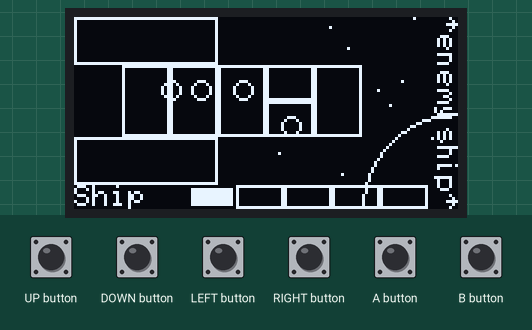
The sketch below on a simulated Arduboy, built with avr-gcc and run on an emulated ATmega32U4. On the bench: 128×64 one-colour display. The test bench sets the inputs (shaded band). Random numbers use the default seed unless the sketch sets one.

Above: at 1.2 s.
1.3 s: UP button pressed for 0.15 s
At 3.5 s:
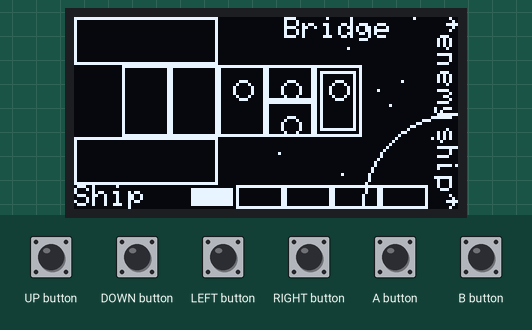
4.2 s: UP button pressed for 1 s
At 5.8 s:
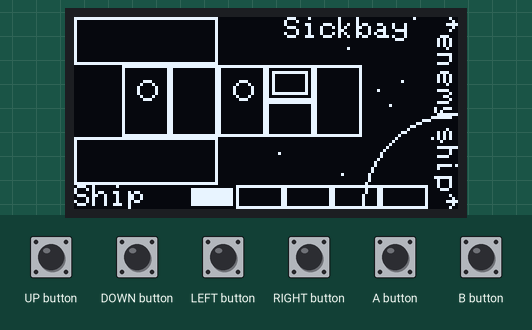
7.5 s: UP button pressed for 0.15 s
At 7.74 s:
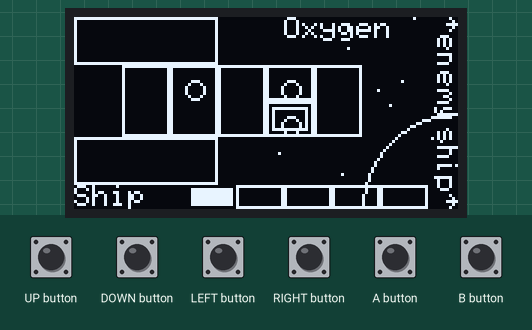
8.2 s: UP button pressed for 0.15 s
At 8.41 s:
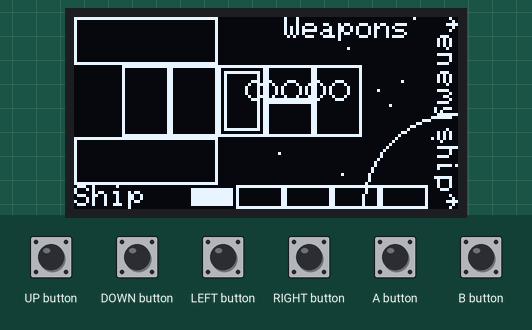
11.3 s: UP button pressed for 1 s
At 11.7 s:
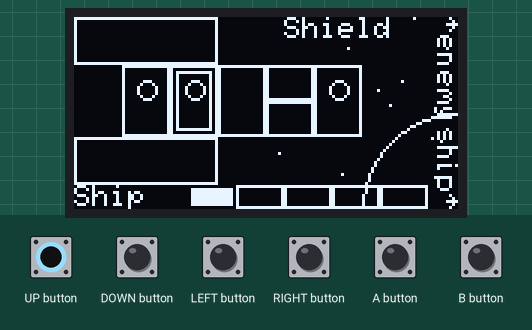
13.9 s: UP button pressed for 0.15 s
At 14.22 s:
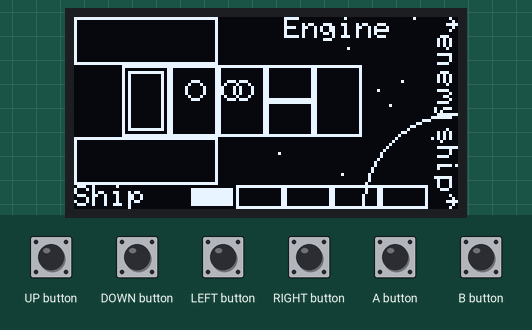
Timing chart, 0 to 16.9 s (numbered marks = the images above; inputs shaded):
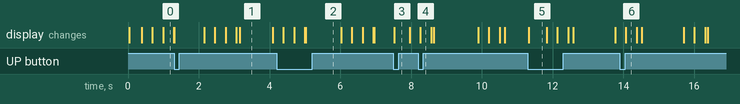

The sketch:

sFTL.ino
```cpp
/*
(slightly)Faster than Light
*/
#include "system.h"
#include "game.h"
#include "sprites.h"
System ab;
Game game(ab);

void setup()
{
	ab.begin();
  	Serial.begin(9600);

  	/*
  	int8_t logoY=-64;
  	while(logoY++ < 64)
  	{
  		while(!ab.nextFrame())	{	};

  		ab.fillRect(0,-1,128,logoY,0);
  		ab.drawCompressed(0,min(logoY,0),uiLogo,1);
  		ab.display();
  	}
  	*/
}

void loop()
{
	if(!ab.nextFrame())
		return;
	ab.pollButtons();

	game.step();
	game.draw();

	ab.screenSend();

	ab.display();
}
```

People.h
```cpp
#pragma once
#include "ardutils\Collections.h"
#include "strings.h"
#include "types.h"
#include "system.h"
#include "ship.h"

class Peep
{
private:
	System *ab;
	Ship *ship;

	Species species;

	BytePoint position;
	BytePoint destination;

	int8_t count = 10;

	uint8_t roomID = 0;

	//Stats!
	//Stat statFixing = Stat(1,0,5);
	//Stat statPilot = Stat(1,0,5);
	//Stats!
public:
	char name[8];

	ByteClamped hp = ByteClamped(100,0,100);

	bool alive = false;

	Peep(void) = default;
	Peep(System &ab,Ship &ship);

	Species getSpecies();

	void setPos(uint8_t x,uint8_t y);
	BytePoint getPos();

	void setDestination(uint8_t x,uint8_t y);
	void setDestination(ShipRoom room);

	void update();
	void reset();
	void draw(bool selected,int8_t offset);
};
using PeepList = Ardutils::List<Peep, 10>;

Peep::Peep(System &ab,Ship &ship)
{
	this->ab = &ab;
	this->ship = &ship;
	alive = true;
	reset();
}

void Peep::update()
{
	ShipRoom roomData;
	bool moved = false;

	/* test code */
	--count;
	if((count < 0) && (destination == position))		//If standing still, walk to a random room
	{
		roomID = random(0,6);	//Pick random room
		//roomID = ship->roomIDFromType(RoomType::bridge);	//Spawn on the bridge
		roomData = ship->roomFromID(roomID);
		setDestination(roomData.shape.X+8,roomData.shape.Y+8);
		count = 120;
	}
	/* test code */

	//Manhattan distances, ho!
	if(destination.Y != position.Y)	//Solve Y first, then X.
	{
		if(position.Y > destination.Y)
			position.Y--;
		else
			position.Y++;
		moved = true;
	}
	else if(destination.X != position.X)
	{
		if(position.X > destination.X)
			position.X--;
		else
			position.X++;
		moved = true;
	}
	//As long as ship designs stay rectangley, they shouldn't walk out of bounds
	if(moved)
	{
		roomID = ship->roomIDFromPoint(position);
		roomData = ship->roomFromID(roomID);
	}
}

void Peep::reset()
{
	roomID = random(0,6);	//ship->roomIDFromType(RoomType::bridge);	//Spawn on the bridge
	ShipRoom roomData;
	roomData = ship->roomFromID(roomID);
	position.X = roomData.shape.X + (roomData.shape.Width / 2);
	position.Y = roomData.shape.Y + (roomData.shape.Height / 2);
	setDestination(position.X,position.Y);

	strcpy_P(name, (char*)pgm_read_word(&(nameCrew[random(5)])));
}

void Peep::setPos(uint8_t x,uint8_t y)
{
	this->position.X = x;
	this->position.Y = y;
}

BytePoint Peep::getPos()
{
	return position;
}

void Peep::setDestination(uint8_t x,uint8_t y)
{
	this->destination = BytePoint(x,y);
}
void Peep::setDestination(ShipRoom room)
{
	this->destination = BytePoint(room.shape.X,room.shape.Y);
}

Species Peep::getSpecies()
{
	return species;
}

void Peep::draw(bool selected,int8_t offset)
{
	if(alive)
	{
		ab->drawCircle(position.X + offset,position.Y,3);
		if(selected)
			ab->drawCircle(position.X + offset,position.Y,5);
	}
}

class PeepControl
{
private:
	Ship *ship;
	System *ab;
	PeepList peeps;

public:
	PeepControl(System &ab,Ship &ship);

	void getName(uint8_t id,char *name);

	void add();
	void kill(uint8_t id);

	uint8_t GetPeepCount();

	void setup(System &ab,Ship &ship);
	void step();
	void draw(int8_t selected,int16_t offset);
};
PeepControl::PeepControl(System &ab,Ship &ship)
{
	this->ab = &ab;
	this->ship = &ship;
};

void PeepControl::getName(uint8_t id,char *name)
{
	if(id<peeps.GetCount())
	{
		//return peeps[id].name;
		strcpy(name,peeps[id].name);
	}
};

uint8_t PeepControl::GetPeepCount()
{
	return peeps.GetCount();
}

void PeepControl::add()
{
	peeps.Add(Peep(*ab,*ship));
};

void PeepControl::kill(uint8_t id)
{
	peeps.RemoveAt(id);
}

void PeepControl::step()
{
	for(uint8_t i=0; i<peeps.GetCount(); ++i)
	{
		peeps[i].update();

		if(peeps[i].alive == false)
			kill(i);
	}
}

void PeepControl::draw(int8_t selected,int16_t offset)
{
	for(uint8_t i=0; i<peeps.GetCount(); ++i)
	{
		peeps[i].draw(i==selected,offset);
	}
}
```

Collections.h
```cpp
#include "Collections/Collections.h"
```

Collections.h
```cpp
#include "List.h"
#include "Stack.h"
#include "Queue.h"
```

List.h
```cpp
#pragma once
#include <stdint.h>

#include "..\Debug.h"

//
// Declaration
//

namespace Ardutils
{
	template <typename TItem, int8_t Capacity>
	class List
	{
	public:
		static_assert(Capacity > 0, "Attempt to instantiate List with Capacity less than 1");

	private:
		TItem items[Capacity];
		int8_t next;

	public:
		List(void);

		int8_t GetCount(void) const; // O(1)
		int8_t GetCapacity(void) const; // O(1)

		bool Add(const TItem & item); // O(1)
		void Remove(const TItem & item); // O(n)
		void RemoveAt(const int8_t index); // O(n)

		void Clear(void); // O(n)
		bool Contains(const TItem & item) const; // O(n)

		// Returns -1 if item not found
		int8_t IndexOf(const TItem & item) const; // O(n)

		TItem & operator [] (const uint8_t index); // O(1)
		const TItem & operator [] (const uint8_t index) const; // O(1)
	};
}


//
// Definition
//

template <typename TItem, int8_t Capacity>
Ardutils::List<TItem, Capacity>::List(void) :
	next(0)
{
}

template <typename TItem, int8_t Capacity>
int8_t Ardutils::List<TItem, Capacity>::GetCount(void) const // O(1)
{
	return this->next;
}

template <typename TItem, int8_t Capacity>
int8_t Ardutils::List<TItem, Capacity>::GetCapacity(void) const // O(1)
{
	return Capacity;
}

template <typename TItem, int8_t Capacity>
bool Ardutils::List<TItem, Capacity>::Add(const TItem & item) // O(1)
{
	if (this->next == Capacity)
		return false;

	this->items[this->next] = item;
	++this->next;
	return true;
}

template <typename TItem, int8_t Capacity>
void Ardutils::List<TItem, Capacity>::Remove(const TItem & item) // O(n)
{
	auto index = this->indexOf(item);
	if (index != -1)
		this->removeAt(index);
}

template <typename TItem, int8_t Capacity>
void Ardutils::List<TItem, Capacity>::RemoveAt(const int8_t index) // O(n)
{
	DEBUG_ASSERT(index >= 0);
	DEBUG_ASSERT(index < Capacity);
	DEBUG_ASSERT(index < this->next);

	for (uint8_t i = index; i < this->next; ++i)
		this->items[i] = this->items[i + 1];
	--this->next;
}

template <typename TItem, int8_t Capacity>
void Ardutils::List<TItem, Capacity>::Clear(void) // O(n)
{
	for (uint8_t i = 0; i < this->next; ++i)
		this->items[i] = TItem();
	this->next = 0;
}

template <typename TItem, int8_t Capacity>
bool Ardutils::List<TItem, Capacity>::Contains(const TItem & item) const // O(n)
{
	return this->indexOf(item) != -1;
}

template <typename TItem, int8_t Capacity>
int8_t Ardutils::List<TItem, Capacity>::IndexOf(const TItem & item) const // O(n)
{
	for (uint8_t i = 0; i < this->next; ++i)
		if (this->items[i] == item)
			return i;

	return -1;
}

template <typename TItem, int8_t Capacity>
TItem & Ardutils::List<TItem, Capacity>::operator [] (const uint8_t index) // O(1)
{
	DEBUG_ASSERT(index >= 0);
	DEBUG_ASSERT(index < Capacity);
	DEBUG_ASSERT(index < this->next);

	return this->items[index];
}

template <typename TItem, int8_t Capacity>
const TItem & Ardutils::List<TItem, Capacity>::operator [] (const uint8_t index) const // O(1)
{
	DEBUG_ASSERT(index >= 0);
	DEBUG_ASSERT(index < Capacity);
	DEBUG_ASSERT(index < this->next);

	return this->items[index];
}
```

Queue.h
```cpp
#pragma once
#include <stdint.h>

#include "..\Debug.h"

//
// Declaration
//

namespace Ardutils
{
	template<typename TItem, int8_t Capacity>
	class Queue
	{
	public:
		static_assert(Capacity > 0, "Attempt to instantiate Queue with Capacity less than 1");

	private:
		TItem items[Capacity];
		int8_t next;

	public:
		Queue(void);

		int8_t GetCount(void) const; // O(1)
		int8_t GetCapacity(void) const; // O(1)

		TItem Peek(void) const; // O(1)
		bool Enqueue(const TItem & item); // O(1)
		TItem Dequeue(void); // O(1)

		void Clear(void); // O(n)
		bool Contains(const TItem & item) const; // O(n)

		// Returns -1 if item not found
		int8_t IndexOf(const TItem & item) const; // O(n)

		TItem & operator [] (const uint8_t index); // O(1)
		const TItem & operator [] (const uint8_t index) const; // O(1)
	};
}


//
// Definition
//

template<typename TItem, int8_t Capacity>
Ardutils::Queue<TItem, Capacity>::Queue(void)
	: next(0)
{
}

template <typename TItem, int8_t Capacity>
int8_t Ardutils::Queue<TItem, Capacity>::GetCount(void) const // O(1)
{
	return this->next;
}

template <typename TItem, int8_t Capacity>
int8_t Ardutils::Queue<TItem, Capacity>::GetCapacity(void) const // O(1)
{
	return Capacity;
}

template <typename TItem, int8_t Capacity>
TItem Ardutils::Queue<TItem, Capacity>::Peek(void) const // O(1)
{
	return this->items[0];
}

template <typename TItem, int8_t Capacity>
bool Ardutils::Queue<TItem, Capacity>::Enqueue(const TItem & item) // O(1)
{
	if (this->next == Capacity)
		return false;

	this->items[this->next] = item;
	++this->next;
}

template <typename TItem, int8_t Capacity>
TItem Ardutils::Queue<TItem, Capacity>::Dequeue(void) // O(1)
{
	DEBUG_ASSERT(this->next > 0);

	auto result = this->items[0];

	for (uint8_t i = 0; i < this->next; ++i)
		this->items[i] = this->items[i + 1];
	--this->next;

	return result;
}

template <typename TItem, int8_t Capacity>
void Ardutils::Queue<TItem, Capacity>::Clear(void) // O(n)
{
	for (uint8_t i = 0; i < this->next; ++i)
		this->items[i] = TItem();
	this->next = 0;
}

template <typename TItem, int8_t Capacity>
bool Ardutils::Queue<TItem, Capacity>::Contains(const TItem & item) const // O(n)
{
	return this->indexOf(item) != -1;
}

template <typename TItem, int8_t Capacity>
int8_t Ardutils::Queue<TItem, Capacity>::IndexOf(const TItem & item) const // O(n)
{
	for (uint8_t i = 0; i < this->next; ++i)
		if (this->items[i] == item)
			return i;

	return -1;
}

template <typename TItem, int8_t Capacity>
TItem & Ardutils::Queue<TItem, Capacity>::operator [] (const uint8_t index) // O(1)
{
	DEBUG_ASSERT(index >= 0);
	DEBUG_ASSERT(index < Capacity);
	DEBUG_ASSERT(index < this->next);

	return this->items[index];
}

template <typename TItem, int8_t Capacity>
const TItem & Ardutils::Queue<TItem, Capacity>::operator [] (const uint8_t index) const // O(1)
{
	DEBUG_ASSERT(index >= 0);
	DEBUG_ASSERT(index < Capacity);
	DEBUG_ASSERT(index < this->next);

	return this->items[index];
}
```

Stack.h
```cpp
#pragma once
#include <stdint.h>

#include "..\Debug.h"

//
// Declaration
//

namespace Ardutils
{
	template<typename TItem, int8_t Capacity>
	class Stack
	{
	public:
		static_assert(Capacity > 0, "Attempt to instantiate Stack with Capacity less than 1");

	private:
		TItem items[Capacity];
		int8_t next;

	public:
		Stack(void);

		int8_t GetCount(void) const; // O(1)
		int8_t GetCapacity(void) const; // O(1)

		TItem Peek(void) const; // O(1)
		bool Push(const TItem & item); // O(1)
		TItem Pop(void); // O(1)

		void Clear(void); // O(n)
		bool Contains(const TItem & item) const; // O(n)

		// Returns -1 if item not found
		int8_t IndexOf(const TItem & item) const; // O(n)

		TItem & operator [] (const uint8_t index); // O(1)
		const TItem & operator [] (const uint8_t index) const; // O(1)
	};
}


//
// Definition
//

template<typename TItem, int8_t Capacity>
Ardutils::Stack<TItem, Capacity>::Stack(void)
	: next(0)
{
}

template <typename TItem, int8_t Capacity>
int8_t Ardutils::Stack<TItem, Capacity>::GetCount(void) const // O(1)
{
	return this->next;
}

template <typename TItem, int8_t Capacity>
int8_t Ardutils::Stack<TItem, Capacity>::GetCapacity(void) const // O(1)
{
	return Capacity;
}

template <typename TItem, int8_t Capacity>
TItem Ardutils::Stack<TItem, Capacity>::Peek(void) const // O(1)
{
	return this->items[this->next - 1];
}

template <typename TItem, int8_t Capacity>
bool Ardutils::Stack<TItem, Capacity>::Push(const TItem & item) // O(1)
{
	if (this->next == Capacity)
		return false;

	this->items[this->next] = item;
	++this->next;
}

template <typename TItem, int8_t Capacity>
TItem Ardutils::Stack<TItem, Capacity>::Pop(void) // O(1)
{
	DEBUG_ASSERT(this->next > 0);

	auto result = this->items[this->next];
	--this->next;
	return result;
}

template <typename TItem, int8_t Capacity>
void Ardutils::Stack<TItem, Capacity>::Clear(void) // O(n)
{
	for (uint8_t i = 0; i < this->next; ++i)
		this->items[i] = TItem();
	this->next = 0;
}

template <typename TItem, int8_t Capacity>
bool Ardutils::Stack<TItem, Capacity>::Contains(const TItem & item) const // O(n)
{
	return this->indexOf(item) != -1;
}

template <typename TItem, int8_t Capacity>
int8_t Ardutils::Stack<TItem, Capacity>::IndexOf(const TItem & item) const // O(n)
{
	for (uint8_t i = 0; i < this->next; ++i)
		if (this->items[i] == item)
			return i;

	return -1;
}

template <typename TItem, int8_t Capacity>
TItem & Ardutils::Stack<TItem, Capacity>::operator [] (const uint8_t index) // O(1)
{
	DEBUG_ASSERT(index >= 0);
	DEBUG_ASSERT(index < Capacity);
	DEBUG_ASSERT(index < this->next);

	return this->items[index];
}

template <typename TItem, int8_t Capacity>
const TItem & Ardutils::Stack<TItem, Capacity>::operator [] (const uint8_t index) const // O(1)
{
	DEBUG_ASSERT(index >= 0);
	DEBUG_ASSERT(index < Capacity);
	DEBUG_ASSERT(index < this->next);

	return this->items[index];
}
```

Debug.h
```cpp
#pragma once

// Macros are usually evil,
// but this is legitimate use because
// we definately want the debug code removed.
// (Also I can't be bothered to mess around with trying
// to get the template equivalent version correct)

#if defined(DEBUG)

  // If in debug mode, use assert functionality
	#if !defined(DEBUG_USE_ASSERT_H)

		#define DEBUG_ASSERT(x)

	#else defined(DEBUG_USE_ASSERT_H)

	#if defined(DEBUG_USE_SERIAL_ASSERT)
		#define __ASSERT_USE_STDERR
	#endif

	#include <assert.h>
	#define DEBUG_ASSERT(x) assert(x)

#endif

	#if defined(DEBUG_USE_SERIAL_ASSERT)
		void __assert(const char *__func, const char *__file, int __lineno, const char *__sexp)
		{
			// transmit diagnostic informations through serial link.
			Serial.println(__func);
			Serial.println(__file);
			Serial.println(__lineno, DEC);
			Serial.println(__sexp);
			Serial.flush();
			#if defined(DEBUG_ASSERT_ABORT)
				// abort program execution.
				abort();
			#endif
		}
	#endif

#else // Release version

	// Release mode, hide all the debug assertions
	#define DEBUG_ASSERT(x)

#endif
```

Geometry.h
```cpp
#include "Geometry/Geometry.h"
```

Geometry.h
```cpp
#include "Point2.h"
#include "Vector2.h"
#include "Rectangle.h"
```

Point2.h
```cpp
#pragma once

// Required for use of sqrt
#include <math.h>

// Vector2 required for operators
#include "Vector2.h"

//
// Declaration
//

namespace Ardutils
{
	template< typename TValue >
	class Point2
	{
	public:
		TValue X;
		TValue Y;

		Point2(void);
		Point2(const TValue & x, const TValue & y);

		// Member operators because these modify state
		Point2<TValue> & operator +=(const Vector2<TValue> & vector);
		Point2<TValue> & operator -=(const Vector2<TValue> & vector);
	};

	template< typename TValue >
	TValue Distance(const Point2<TValue> & left, const Point2<TValue> & right);

	template< typename TValue >
	bool operator ==(const Point2<TValue> & left, const Point2<TValue> & right);

	template< typename TValue >
	bool operator !=(const Point2<TValue> & left, const Point2<TValue> & right);

	template< typename TValue >
	Point2<TValue> operator +(Point2<TValue> left, const Vector2<TValue> & right);

	template< typename TValue >
	Point2<TValue> operator -(Point2<TValue> left, const Vector2<TValue> & right);
}


//
// Definition
//

namespace Ardutils
{
	template< typename TValue >
	Point2<TValue>::Point2() : X(), Y()
	{
	}

	template< typename TValue >
	Point2<TValue>::Point2(const TValue & x, const TValue & y) : X(x), Y(y)
	{
	}

	template< typename TValue >
	Point2<TValue> & Point2<TValue>::operator+=(const Vector2<TValue> & vector)
	{
		this->X += vector.X;
		this->Y += vector.Y;
		return *this;
	}

	template< typename TValue >
	Point2<TValue> & Point2<TValue>::operator-=(const Vector2<TValue> & vector)
	{
		this->X -= vector.X;
		this->Y -= vector.Y;
		return *this;
	}

	template< typename TValue >
	TValue Distance(const Point2<TValue> & left, const Point2<TValue> & right)
	{
		TValue x = left.X - right.X;
		TValue y = left.Y - right.Y;
		return sqrt((x * x) + (y * y));
	}

	template< typename TValue >
	bool operator ==(const Point2<TValue> & left, const Point2<TValue> & right)
	{
		return (left.X == right.X) && (left.Y == right.Y);
	}

	template< typename TValue >
	bool operator !=(const Point2<TValue> & left, const Point2<TValue> & right)
	{
		return (left.X != right.X) || (left.Y != right.Y);
	}

	template< typename TValue >
	Point2<TValue> operator +(Point2<TValue> left, const Vector2<TValue> & right)
	{
		return left += right;
	}

	template< typename TValue >
	Point2<TValue> operator -(Point2<TValue> left, const Vector2<TValue> & right)
	{
		return left -= right;
	}
}
```

Maths.h
```cpp
#include "Maths/Maths.h"
```

Maths.h
```cpp
#include "ClampedValue.h"
#include "StaticClampedValue.h"
#include "WrappedValue.h"
#include "StaticWrappedValue.h"
#include "Range.h"
#include "StaticRange.h"
```

StaticRange.h
```cpp
#pragma once

#include "..\Utils.h"
#include "..\Debug.h"

//
// Declaration
//

namespace Ardutils
{
	template<typename TValue, TValue Min, TValue Max>
	class StaticRange
	{
	public:
		TValue GetMin(void) const;
		TValue GetMax(void) const;

		TValue Clamp(const TValue & value) const;
	};
}


//
// Definition
//

template<typename TValue, TValue Min, TValue Max>
TValue Ardutils::StaticRange<TValue, Min, Max>::GetMin(void) const
{
	return Min;
}

template<typename TValue, TValue Min, TValue Max>
TValue Ardutils::StaticRange<TValue, Min, Max>::GetMax(void) const
{
	return Max;
}

template<typename TValue, TValue Min, TValue Max>
TValue Ardutils::StaticRange<TValue, Min, Max>::Clamp(const TValue & value) const
{
	return Ardutils::Clamp<TValue, Min, Max>(value);
}
```

Source omitted: Rectangle.h (7547 bytes), Vector2.h (3176 bytes), ClampedValue.h (3456 bytes), Range.h (1386 bytes), StaticClampedValue.h (2832 bytes), StaticWrappedValue.h (1750 bytes), WrappedValue.h (1613 bytes), Utils.h (1957 bytes), background.h (848 bytes), game.h (3682 bytes), ship.h (3711 bytes), sprites.h (data table, 3211 bytes) and 3 more

Measured:
- what the display in image 1 shows lasts 0.9 s, from 3.2 s to 4.1 s
- what the display in image 5 shows lasts 0.5 s, from 11.3 s to 11.8 s
